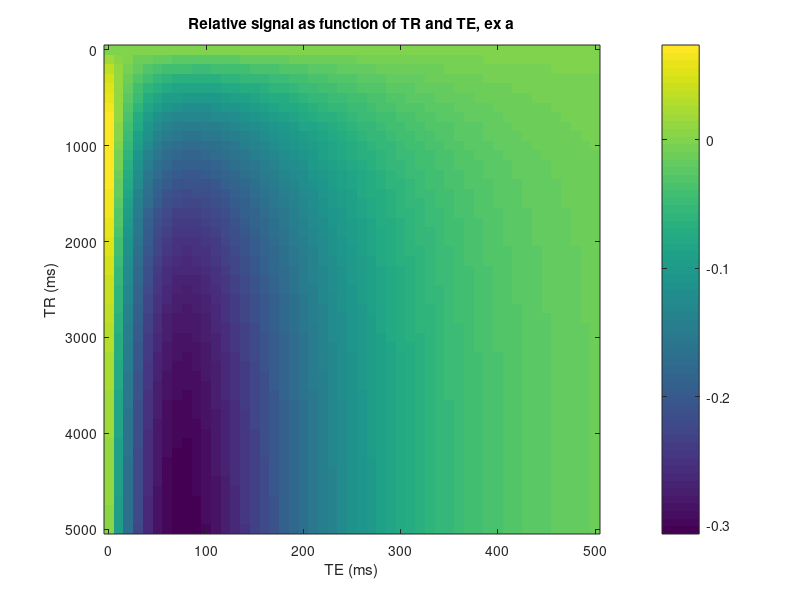

Recreate this plot in MATLAB. (Note: this script raises an error after producing the figure.)
%%%Exercise a%%%
%Tissue 1
T_1_tiss1 = 900; %ms
T_2_tiss1 = 50; %ms

%Tissue 2
T_1_tiss2 = 1100; %ms
T_2_tiss2 = 120; %ms

%Set up variables
TR = 0:100:5000;
TE = 0:10:500;

for i = 1:size(TR,2)
    for j = 1:size(TE,2)
        S_tiss1 = (1-exp(-TR(i)./T_1_tiss1)).*exp(-TE(j)./T_2_tiss1);
        S_tiss2 = (1-exp(-TR(i)./T_1_tiss2)).*exp(-TE(j)./T_2_tiss2);
        Data(i,j) = S_tiss1 - S_tiss2;
    end
end

figure
imagesc(TE, TR, Data)
title('Relative signal as function of TR and TE, ex a')
xlabel('TE (ms)')
ylabel('TR (ms)')
colorbar
axisforcolorbar = [min(Data,[],'all'), max(Data,[],'all')];
clim(axisforcolorbar)


%%%Exercise b%%%
%Tissue 1
T_1_tiss1 = 300; %ms
T_2_tiss1 = 50; %ms

%Tissue 2
T_1_tiss2 = 900; %ms
T_2_tiss2 = 70; %ms

%Set up variables
TR = 0:100:5000;
TE = 0:10:500;

for i = 1:size(TR,2)
    for j = 1:size(TE,2)
        S_tiss1 = (1-exp(-TR(i)./T_1_tiss1)).*exp(-TE(j)./T_2_tiss1);
        S_tiss2 = (1-exp(-TR(i)./T_1_tiss2)).*exp(-TE(j)./T_2_tiss2);
        Data(i,j) = S_tiss1 - S_tiss2;
    end
end

figure
imagesc(TE, TR, Data)
title('Relative signal as function of TR and TE, ex b')
xlabel('TE (ms)')
ylabel('TR (ms)')
colorbar
clim(axisforcolorbar)